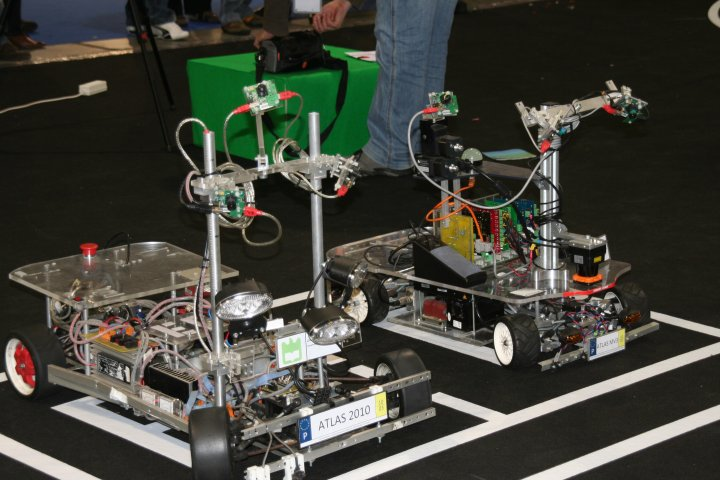
#> input picture part6/imaguens/atlas2000_e_atlasmv.png, 720 x 480 px, found by its file name
$ python ex3d.py
#> lines starting #> are read from the running program, lines starting #| are printed output that depends on the picture; after the words box and inside, x2 and y2 are one past the last pixel; in counts of white or black regions, pixels touching at a corner belong together
#!/usr/bin/env python

import cv2
import argparse
import numpy as np
from functools import partial

def escolhamodo():
    # funcao para escolher os modos
    esc_modo = argparse.ArgumentParser(description="escolhe modo de canis")
    esc_modo.add_argument('-hvs', help="moda para o modo hvs", action="store_true")
    arg_list=vars(esc_modo.parse_args())

    return arg_list['hvs']

#def onTrackbar(nada,image, windon_name):
 #   cv2.imshow(windon_name, image)
  #  print (nada)


def nothing(x):
    pass

def main():

    escolha=escolhamodo()

    windon_name='segmentacao'

    image_file='../imaguens/atlas2000_e_atlasmv.png'    #nome da imaguem
    image=cv2.imread(image_file, cv2.IMREAD_COLOR)      # importo a imaguem
#> image is the input picture: shape (480, 720, 3); mean B, G, R 57.3, 65.9, 65.2


    if escolha:
        image=cv2.cvtColor(image, cv2.COLOR_BGR2HSV)


    #myOnTracbar = partial(onTrackbar, image=image, windon_name=windon_name)
    # criar as varias trackbar

    cv2.createTrackbar('min B/H', windon_name, 0, 255, nothing)
    cv2.createTrackbar('max B/H', windon_name, 0, 255, nothing)
    cv2.createTrackbar('min G/S', windon_name, 0, 255, nothing)
    cv2.createTrackbar('max G/S', windon_name, 0, 255, nothing)
    cv2.createTrackbar('min R/V', windon_name, 0, 255, nothing)
    cv2.createTrackbar('max R/V', windon_name, 0, 255, nothing)


    while True:

        # vou buscar o valor das variaveis
        minB_H = cv2.getTrackbarPos('min B/H', windon_name)
        maxB_H = cv2.getTrackbarPos('max B/H', windon_name)
        minG_S = cv2.getTrackbarPos('min G/S', windon_name)
        maxG_S = cv2.getTrackbarPos('max G/S', windon_name)
        minR_V = cv2.getTrackbarPos('min R/V', windon_name)
        maxR_V = cv2.getTrackbarPos('max R/V', windon_name)


        #separo a imaguem nos varios canais
        image_b, image_g, image_r = cv2.split(image)
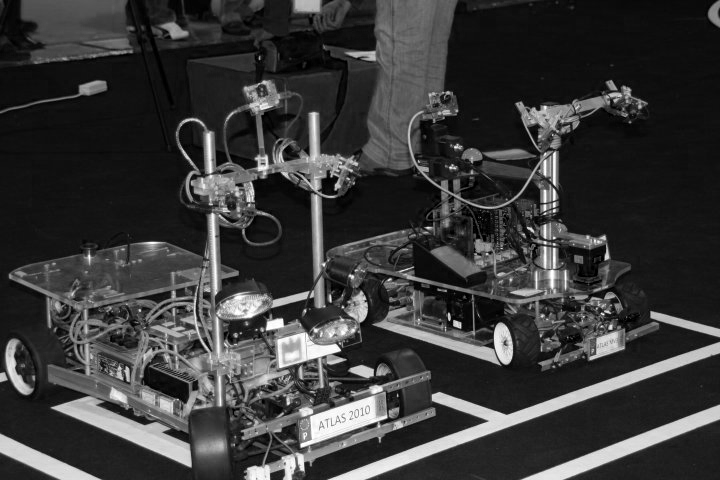
#> image_b: shape (480, 720); min 0, max 255, mean 57.3
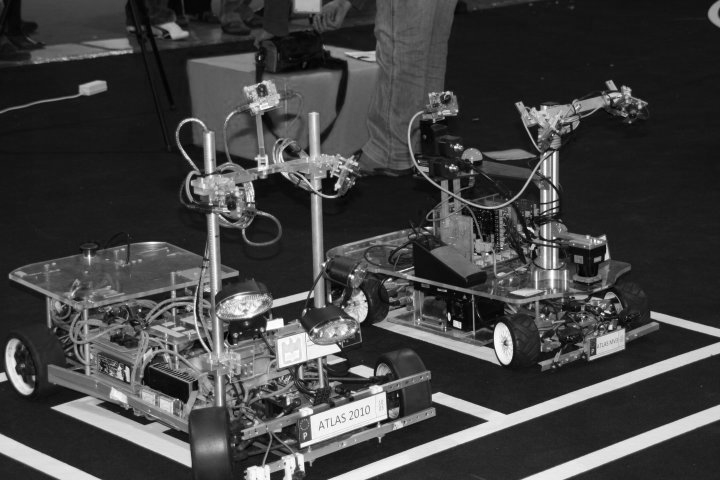
#> image_g: shape (480, 720); min 0, max 255, mean 65.9
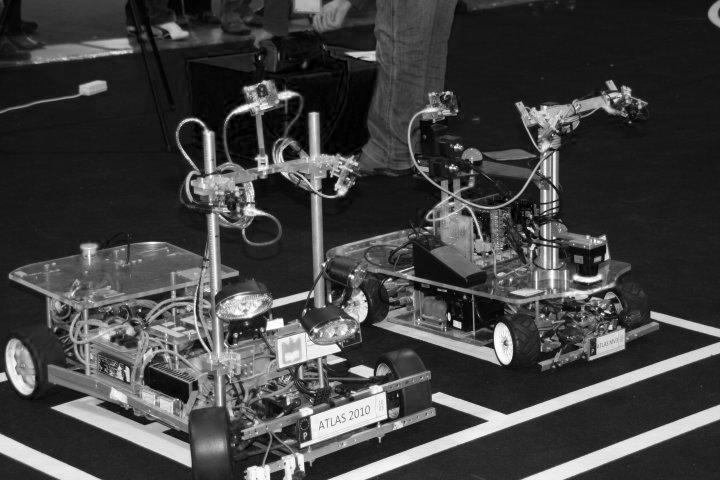
#> image_r: shape (480, 720); min 0, max 255, mean 65.2

        image_np_threshold_b= image_b>minB_H #and image_b<maxB_H
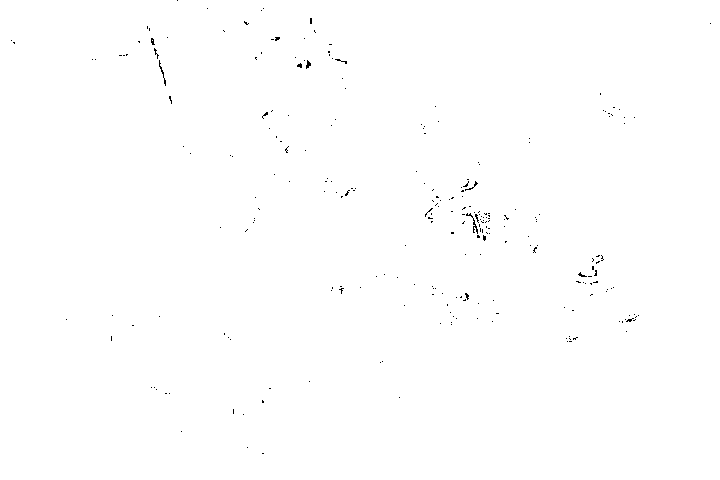
#> image_np_threshold_b: shape (480, 720) bool; 99.7% white; black in thin lines or dots
        image_np_threshold_r = (image_g > minG_S) #and (image_g < maxG_S)
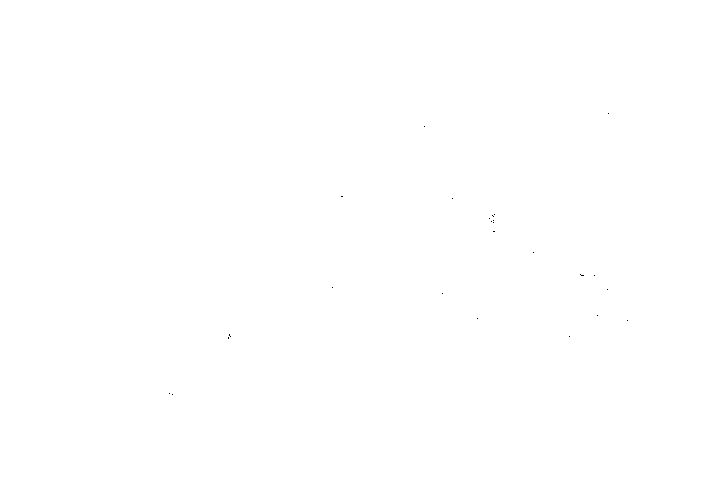
#> image_np_threshold_r: shape (480, 720) bool; 100% white; black in thin lines or dots, all inside (x1, y1, x2, y2) = (169, 113, 628, 395)
        image_np_threshold_g = (image_r > minR_V) #and (image_r < maxR_V)
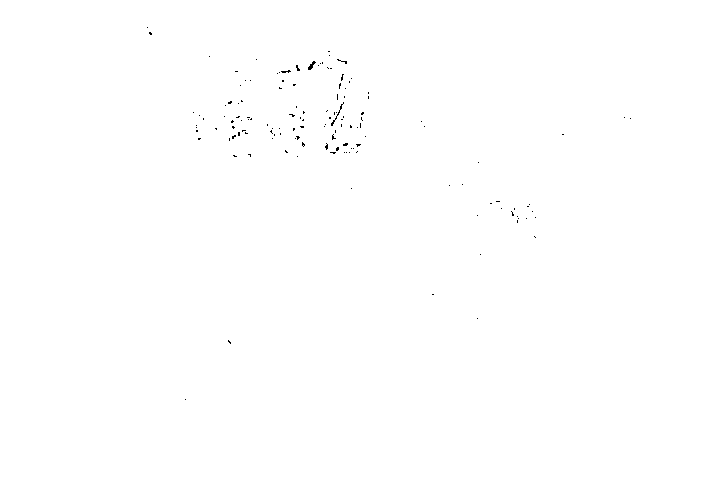
#> image_np_threshold_g: shape (480, 720) bool; 99.8% white; black in thin lines or dots, all inside (x1, y1, x2, y2) = (147, 27, 631, 400)

        new_image_b = image_np_threshold_b.astype(np.uint8)*255
#> new_image_b: shape (480, 720); 99.7% white; black in thin lines or dots

        new_image_g = image_np_threshold_g.astype(np.uint8)*255

        new_image_r = image_np_threshold_r.astype(np.uint8)*255


        new_image = cv2.merge((new_image_b,new_image_r,new_image_g))

        cv2.imshow(windon_name, new_image)

# [9 lines of commented-out code are left out]

        key=cv2.waitKey(1)
#> (key Esc is pressed here)
        if key==27:
            break

if __name__ == '__main__':
    main()

$ run again, with part6/imaguens/atlascar2.png copied over part6/imaguens/atlas2000_e_atlasmv.png
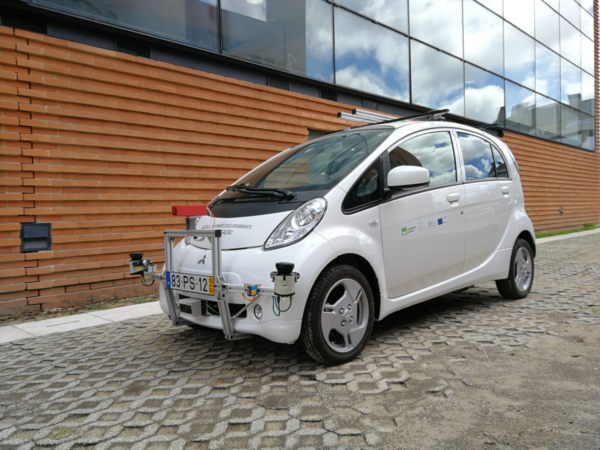
#> input picture part6/imaguens/atlascar2.png, 600 x 450 px, found by its file name
#> in main, image is the input picture: shape (450, 600, 3); mean B, G, R 115.7, 125.1, 135.4
#> in main, `image_b, image_g, image_r = cv2.split(image)`:
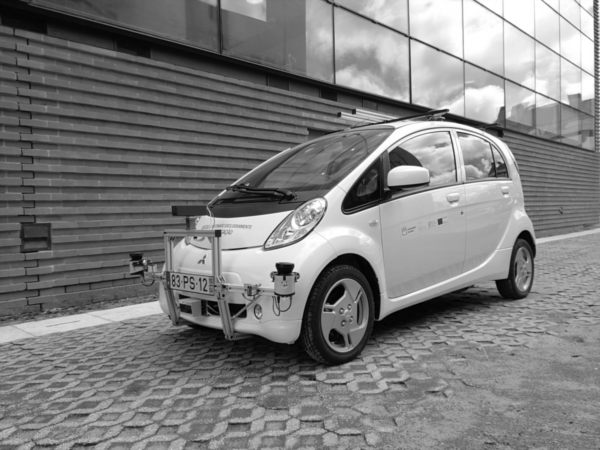
#> image_g: shape (450, 600); min 1, max 255, mean 125.1
#> in main, `image_b, image_g, image_r = cv2.split(image)`:
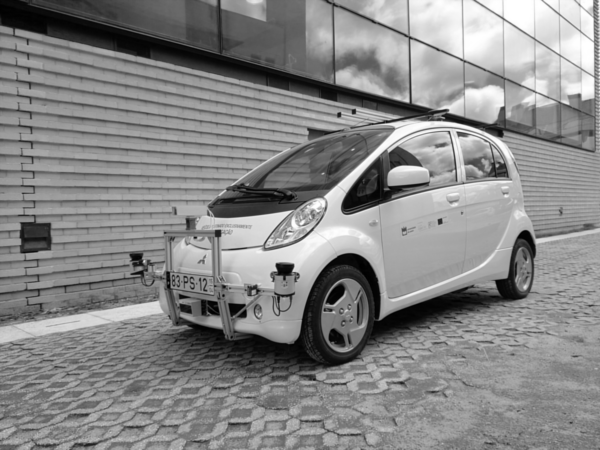
#> image_r: shape (450, 600); min 0, max 255, mean 135.4
#> image_np_threshold_b: shape (450, 600) bool; 100% white; black in thin lines or dots, all inside (x1, y1, x2, y2) = (0, 5, 437, 342)
#> image_np_threshold_r: shape (450, 600) bool; every value is 1
#> image_np_threshold_g: shape (450, 600) bool; 100% white; black in thin lines or dots, all inside (x1, y1, x2, y2) = (332, 264, 362, 292)
#> new_image_r: shape (450, 600); every value is 255
